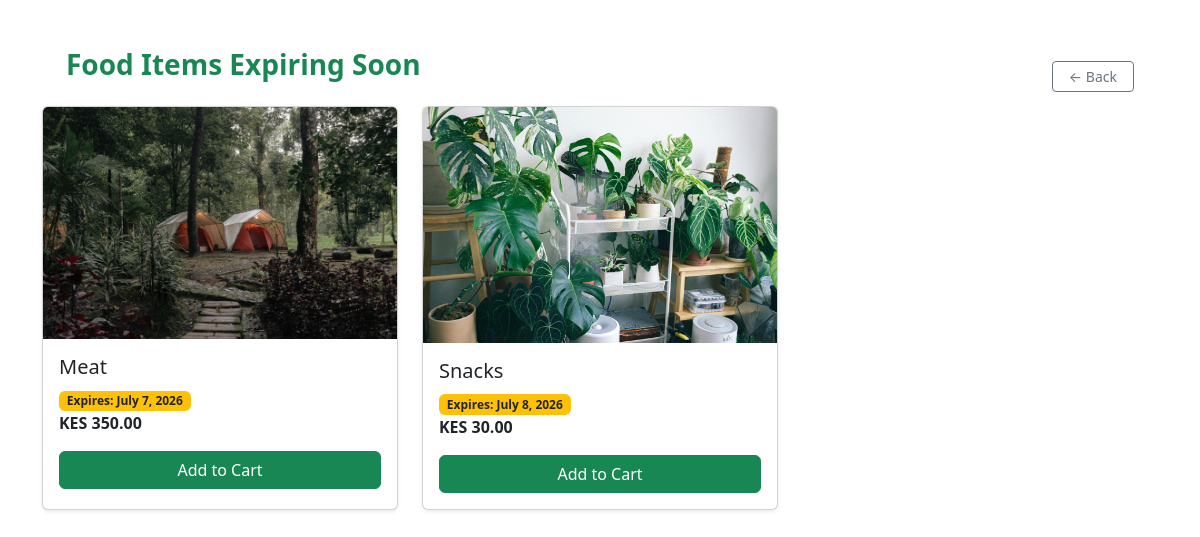
/expiring-soon/ (signed in), run on the app's committed database.
### main/models.py (models this page shows, shortened)
class FoodItem(models.Model):
    name = models.CharField(max_length=200)
    original_price = models.DecimalField(max_digits=8, decimal_places=2, validators=[MinValueValidator(0.00)])
    discounted_price = models.DecimalField(max_digits=8, decimal_places=2, validators=[MinValueValidator(0.00)])
    stock = models.PositiveIntegerField()
    expiry_date = models.DateField()
    image = models.ImageField(upload_to="FoodItems/", null=True, blank=True)
    created_by = models.ForeignKey(User, on_delete=models.CASCADE)

### main/views.py (the view)
# urls.py: path("expiring-soon/", expiring_soon_page, name="expiring_soon_page_all"),
@login_required
def expiring_soon_page(request, pk=None):
    today = timezone.now().date()
    soon_threshold = today + timedelta(days=3)
    expiring_soon = FoodItem.objects.filter(
        expiry_date__gte=today,
        expiry_date__lte=soon_threshold
    ).order_by('expiry_date')
    selected_item = None
    if pk:
        selected_item = get_object_or_404(FoodItem, pk=pk)
    return render(request, "main/expiry_alerts.html", {
        "expiring_soon": expiring_soon,
        "selected_item": selected_item,
    })

### main/templates/main/expiry_alerts.html (shortened to what this page needs)
<!DOCTYPE html>
<html lang="en">
<head>
    <link href="https://cdn.jsdelivr.net/npm/bootstrap@5.3.3/dist/css/bootstrap.min.css" rel="stylesheet">
</head>
<body>
    <div class="container mt-5">
        <div class="d-flex justify-content-between px-4 align-items-center">
            <div>
                <h3 class="mb-4 text-success fw-bold">
                    Food Items Expiring Soon
                </h3>
            </div>
            <div>
                <a class="btn btn-sm btn-outline-secondary px-3" href="{% url 'consumer_dashboard' %}">
                    &larr; Back
                </a>
            </div>
        </div>
        {% if expiring_soon %}
        <div class="row">
            {% for item in expiring_soon %}
            <div class="col-md-4 mb-4">
                <div class="card h-100 shadow-sm
               {% if selected_item and item.id == selected_item.id %} border border-danger border-4 {% endif %}">
                    <img src="{{ item.image.url }}" class="card-img-top" alt="{{ item.name }}">
                    <div class="card-body">
                        <h5 class="card-title">{{ item.name }}</h5>
                        <p class="card-text">
                            <span class="badge bg-warning text-dark">Expires: {{ item.expiry_date }}</span><br>
                            <strong>KES {{ item.discounted_price }}</strong>
                        </p>
                        <a href="#" class="btn btn-success w-100">Add to Cart</a>
                    </div>
                </div>
            </div>
            {% endfor %}
        </div>
        {% endif %}
    </div>
</body>
</html>

### data on the page
FoodItem: image (picture), name "Meat", expiry_date "July 7, 2026", discounted_price "350.00"
FoodItem: image (picture), name "Snacks", expiry_date "July 8, 2026", discounted_price "30.00"
